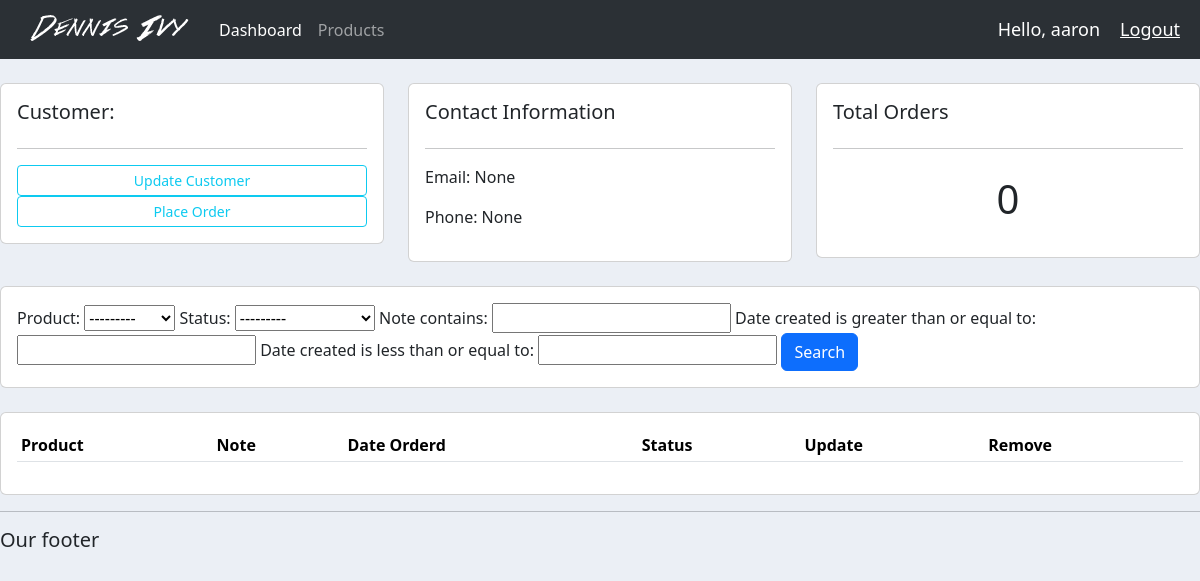
The app's page /customer/4 (signed in), older data.
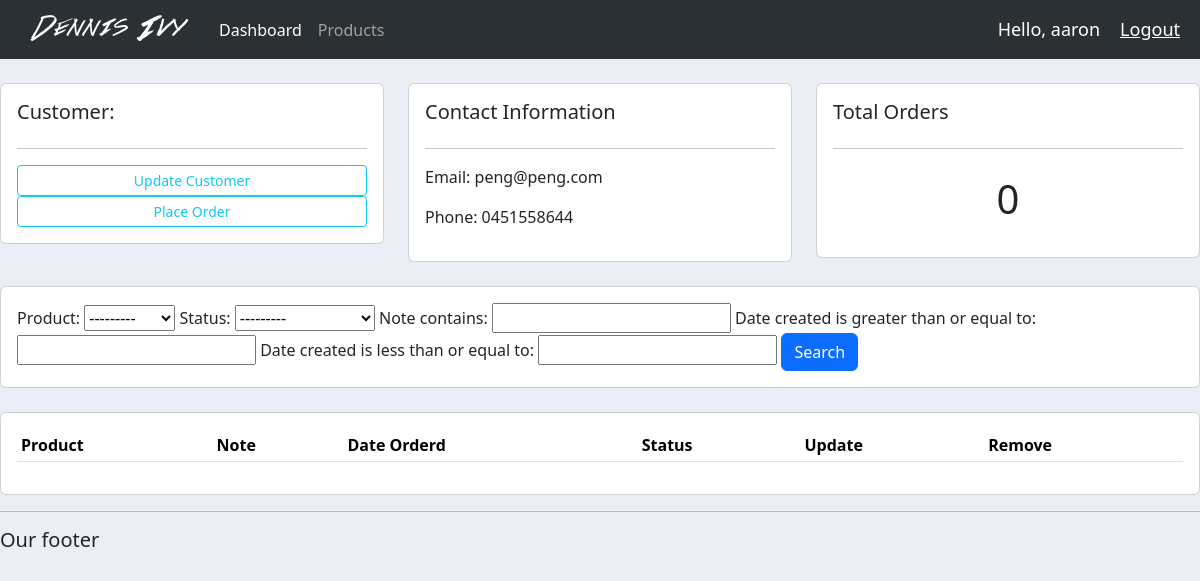
The same page, newer data.
### accounts/models.py (models this page shows, shortened)
class Customer(models.Model):
  user = models.OneToOneField(User, blank=True, null=True, on_delete=models.CASCADE)
  name = models.CharField(max_length=200, null=True)
  phone = models.CharField(max_length=200, null=True)
  email = models.CharField(max_length=200, null=True)
  profile_pic = models.ImageField(default="profile2.png", null=True, blank=True)
  date_created = models.DateTimeField(auto_now_add=True)

### accounts/decorators.py (the view)
    def wrapper_func(request, *args, **kwargs):
      group = None
      if request.user.groups.exists():
        group = request.user.groups.all()[0].name
      if group in allowed_roles:
        return view_func(request, *args, **kwargs)
      else:
        return HttpResponse('You are not authorized to view the page')

### accounts/models.py (called while the page is built)
  def __str__(self):
    return self.name

### accounts/views.py (called while the page is built)
@login_required(login_url='login')
@allowed_users(allowed_roles=['admin'])
def customer(request, pk):
  customer = Customer.objects.get(id=pk)
  orders = customer.order_set.all()
  order_count = orders.count()
  myFilter = OrderFilter(request.GET, queryset=orders)
  orders = myFilter.qs
  context = {'customer': customer, 'orders': orders, 'order_count': order_count, 'myFilter': myFilter}
  return render(request, 'accounts/customer.html', context)

### accounts/templates/accounts/customer.html (shortened to what this page needs)
{% extends 'accounts/main.html' %} {% block content %}
<br />
<div class="row">
  <div class="col-md">
    <div class="card card-body">
      <h5>Customer:</h5>
      <hr />
      <a class="btn btn-outline-info btn-sm btn-block" href=""
        >Update Customer</a
      >
      <a class="btn btn-outline-info btn-sm btn-block" href="{% url 'create_order' customer.id %}"
        >Place Order</a
      >
    </div>
  </div>
  <div class="col-md">
    <div class="card card-body">
      <h5>Contact Information</h5>
      <hr />
      <p>Email: {{customer.email}}</p>
      <p>Phone: {{customer.phone}}</p>
    </div>
  </div>
  <div class="col-md">
    <div class="card card-body">
      <h5>Total Orders</h5>
      <hr />
      <h1 style="text-align: center; padding: 10px">{{order_count}}</h1>
    </div>
  </div>
</div>
<br />
<div class="row">
  <div class="col">
    <div class="card card-body">
      <form method="get">
        {{myFilter.form}}
        <button class="btn btn-primary" type="submit">Search</button>
      </form>
    </div>
  </div>
</div>
<br />
<div class="row">
  <div class="col-md">
    <div class="card card-body">
      <table class="table table-sm">
        <tr>
          <th>Product</th>
          <th>Note</th>
          <th>Date Orderd</th>
          <th>Status</th>
          <th>Update</th>
          <th>Remove</th>
        </tr>
      </table>
    </div>
  </div>
</div>
{% endblock content %}

Row changes from the older to the newer data that the page shows:
changed Customer: email "None" → "peng@peng.com"; phone "None" → "0451558644"
